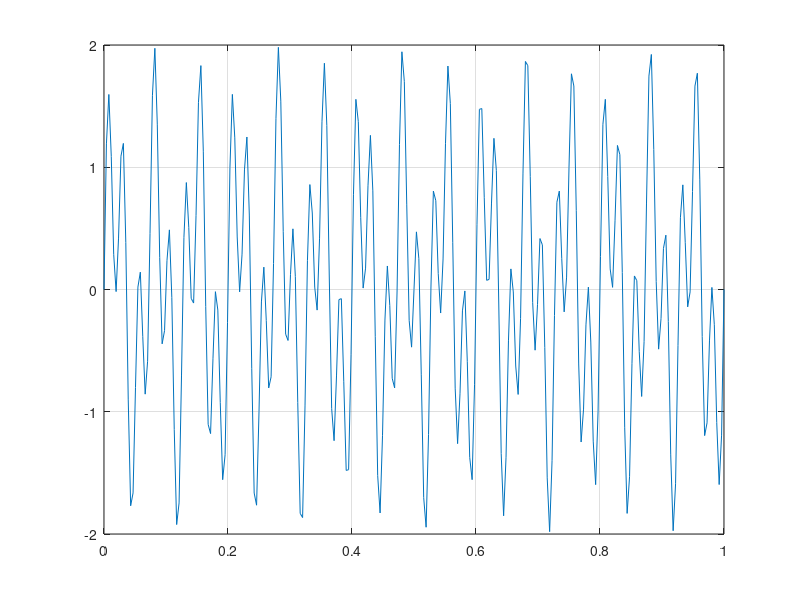
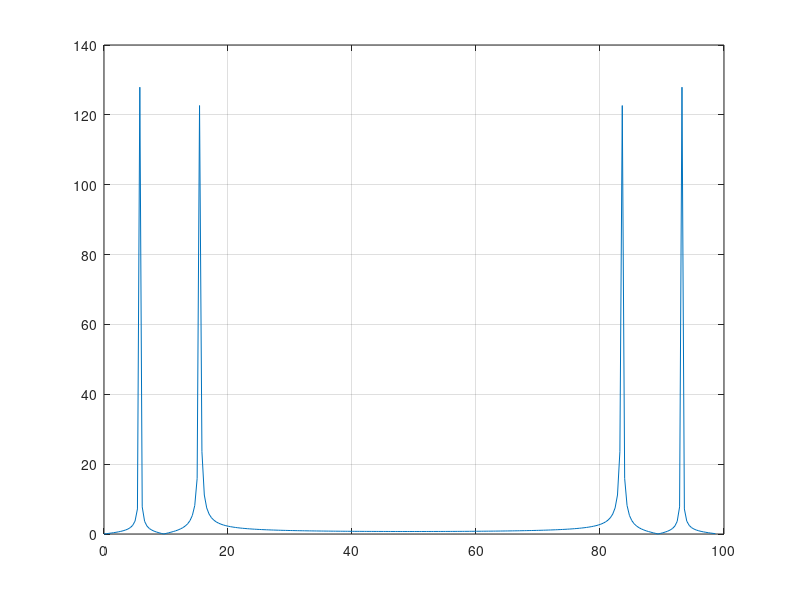
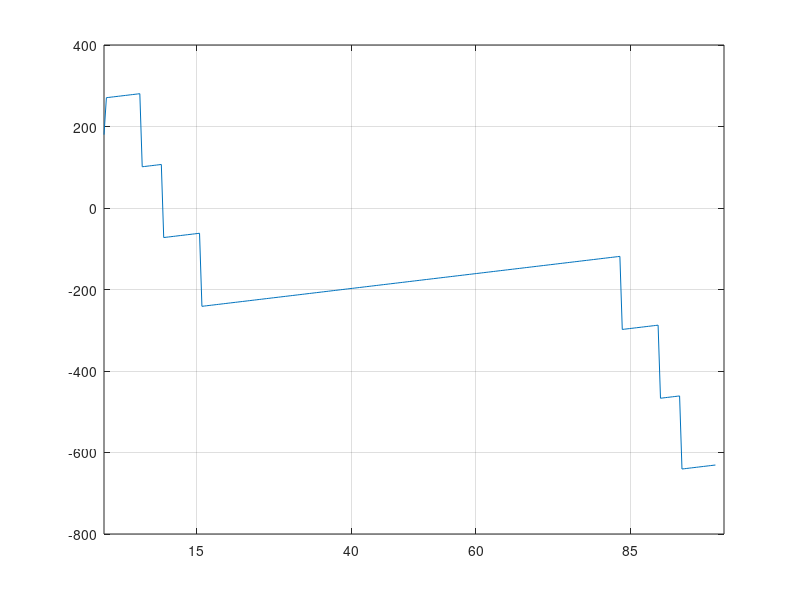
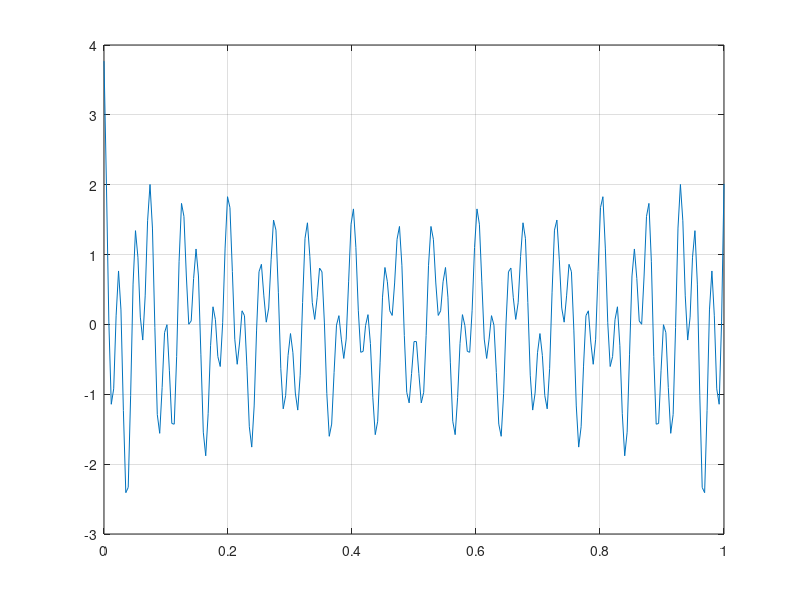

MATLAB code for these plots, in order:

% filtering trials
close all
clear all

Fs=256;% sampling frequency

t=(0:1/Fs:1); % time base
N=length(t);
x=sin(2*pi*15*t) + sin(2*pi*40*t);% signal
figure
plot(t,x)
grid

y=fft(x);
%yy=fftshift(y);
m=abs(y); 
p=unwrap(angle(y)); % mag. and phase
f=(0:length(y)-1)*99/length(y); % frequency vector

figure
plot(f,m)
%set(gca,'XTick',[15 40 60 85]);
grid
figure
plot(f,p*180/pi)
set(gca,'XTick',[15 40 60 85]);
grid
%%%%%%%%%%%%%%%%%%

filter=ones(size(f));
%filter()=0;

%%%%%%%%%

figure
plot(t,real(ifft(filter.*m)));
grid


